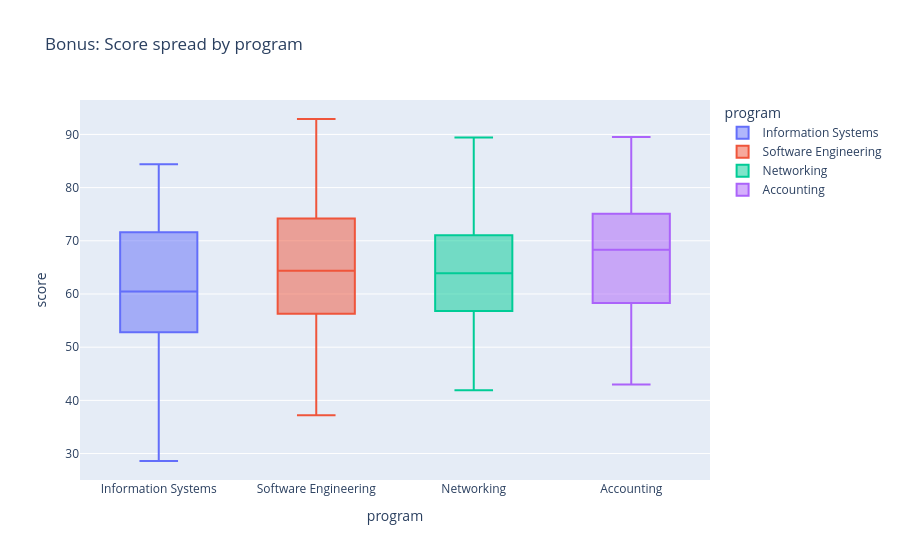

The cell this chart's notebook holds for it:
### Markdown cell above
## Bonus — One chart, four stories

### Code cell
fig_bonus = px.box(
    df, x="program", y="score", color="program",
    title="Bonus: Score spread by program"
)
fig_bonus.show()
program_spread = df.groupby("program")["score"].agg(["std", "min", "max", "count"]).sort_values("std")
print(program_spread)
most_consistent = program_spread.index[0]
widest_spread = program_spread.index[-1]
print(f"{most_consistent} has the smallest standard deviation and is the most consistent in this dataset.")
print(f"{widest_spread} has the largest standard deviation and the widest spread in this dataset.")
# Consistency and spread are judged by standard deviation; the box plot also shows medians and quartiles.

### Figure 1 — Plotly figure (JSON) as saved in the notebook; plotly's stock layout.template omitted (floating-point values rounded to 4 significant figures)
{"data": [{"alignmentgroup": "True", "hovertemplate": "program=%{x}<br>score=%{y}<extra></extra>", "legendgroup": "Information Systems", "marker": {"color": "#636efa"}, "name": "Information Systems", "notched": false, "offsetgroup": "Information Systems", "orientation": "v", "showlegend": true, "type": "box", "x": ["Information Systems", "Information Systems", "Information Systems", "Information Systems", "Information Systems", "Information Systems", "Information Systems", "Information Systems", "Information Systems", "Information Systems", "Information Systems", "Information Systems", "Information Systems", "Information Systems", "Information Systems", "Information Systems", "Information Systems", "Information Systems", "Information Systems", "Information Systems", "Information Systems", "Information Systems", "Information Systems", "Information Systems", "Information Systems", "Information Systems", "Information Systems", "Information Systems", "Information Systems", "Information Systems", "Information Systems", "Information Systems", "Information Systems", "Information Systems", "Information Systems", "Information Systems", "Information Systems", "Information Systems"], "x0": " ", "xaxis": "x", "y": [28.6, 42.3, 47.8, 60.9, 49.1, 59.0, 67.7, 74.4, 65.7, 78.9, 84.4, 59.9, 68.7, 78.6, 50.0, 44.6, 54.5, 60.0, 55.7, 61.2, 71.6, 77.2, 55.9, 61.5, 74.7, 76.8, 72.6, 81.4, 52.8, 48.5, 57.3, 67.2, 52.4, 51.5, 56.9, 63.6, 58.3, 68.2], "y0": " ", "yaxis": "y"}, {"alignmentgroup": "True", "hovertemplate": "program=%{x}<br>score=%{y}<extra></extra>", "legendgroup": "Software Engineering", "marker": {"color": "#EF553B"}, "name": "Software Engineering", "notched": false, "offsetgroup": "Software Engineering", "orientation": "v", "showlegend": true, "type": "box", "x": ["Software Engineering", "Software Engineering", "Software Engineering", "Software Engineering", "Software Engineering", "Software Engineering", "Software Engineering", "Software Engineering", "Software Engineering", "Software Engineering", "Software Engineering", "Software Engineering", "Software Engineering", "Software Engineering", "Software Engineering", "Software Engineering", "Software Engineering", "Software Engineering", "Software Engineering", "Software Engineering", "Software Engineering", "Software Engineering", "Software Engineering", "Software Engineering", "Software Engineering", "Software Engineering", "Software Engineering", "Software Engineering", "Software Engineering", "Software Engineering", "Software Engineering", "Software Engineering", "Software Engineering", "Software Engineering", "Software Engineering", "Software Engineering", "Software Engineering", "Software Engineering"], "x0": " ", "xaxis": "x", "y": [64.5, 74.4, 83.2, 62.0, 64.2, 77.9, 83.4, 45.1, 53.8, 63.8, 55.0, 60.5, 70.5, 62.2, 54.8, 60.3, 73.4, 64.8, 71.4, 80.2, 90.1, 47.4, 60.6, 66.0, 37.2, 50.8, 56.3, 66.2, 57.6, 67.4, 73.0, 82.9, 74.2, 84.1, 92.9, 37.7, 43.1, 56.3], "y0": " ", "yaxis": "y"}, {"alignmentgroup": "True", "hovertemplate": "program=%{x}<br>score=%{y}<extra></extra>", "legendgroup": "Networking", "marker": {"color": "#00cc96"}, "name": "Networking", "notched": false, "offsetgroup": "Networking", "orientation": "v", "showlegend": true, "type": "box", "x": ["Networking", "Networking", "Networking", "Networking", "Networking", "Networking", "Networking", "Networking", "Networking", "Networking", "Networking", "Networking", "Networking", "Networking", "Networking", "Networking", "Networking", "Networking", "Networking", "Networking", "Networking", "Networking", "Networking", "Networking", "Networking", "Networking", "Networking", "Networking", "Networking", "Networking", "Networking", "Networking", "Networking", "Networking", "Networking", "Networking", "Networking"], "x0": " ", "xaxis": "x", "y": [52.7, 62.6, 53.9, 63.9, 69.3, 48.1, 56.9, 59.2, 69.0, 63.6, 70.8, 76.2, 89.4, 80.8, 56.6, 65.3, 44.1, 46.4, 59.5, 65.1, 60.8, 66.3, 71.8, 70.8, 73.0, 82.9, 74.8, 70.5, 41.9, 55.6, 61.1, 53.6, 62.4, 72.3, 63.6, 69.1, 79.0], "y0": " ", "yaxis": "y"}, {"alignmentgroup": "True", "hovertemplate": "program=%{x}<br>score=%{y}<extra></extra>", "legendgroup": "Accounting", "marker": {"color": "#ab63fa"}, "name": "Accounting", "notched": false, "offsetgroup": "Accounting", "orientation": "v", "showlegend": true, "type": "box", "x": ["Accounting", "Accounting", "Accounting", "Accounting", "Accounting", "Accounting", "Accounting", "Accounting", "Accounting", "Accounting", "Accounting", "Accounting", "Accounting", "Accounting", "Accounting", "Accounting", "Accounting", "Accounting", "Accounting", "Accounting", "Accounting", "Accounting", "Accounting", "Accounting", "Accounting", "Accounting", "Accounting", "Accounting", "Accounting", "Accounting", "Accounting", "Accounting", "Accounting", "Accounting", "Accounting", "Accounting", "Accounting"], "x0": " ", "xaxis": "x", "y": [68.3, 67.4, 72.8, 75.0, 74.1, 79.6, 89.5, 64.2, 43.0, 48.5, 58.4, 49.8, 59.7, 68.4, 75.5, 66.9, 80.0, 82.3, 70.8, 69.8, 75.3, 51.2, 45.7, 55.6, 58.0, 71.1, 62.4, 69.1, 77.8, 56.6, 62.1, 67.7, 77.5, 72.1, 79.3, 53.9, 67.1], "y0": " ", "yaxis": "y"}], "layout": {"boxmode": "overlay", "legend": {"title": {"text": "program"}, "tracegroupgap": 0}, "title": {"text": "Bonus: Score spread by program"}, "xaxis": {"anchor": "y", "categoryarray": ["Information Systems", "Software Engineering", "Networking", "Accounting"], "categoryorder": "array", "domain": [0, 1], "title": {"text": "program"}}, "yaxis": {"anchor": "x", "domain": [0, 1], "title": {"text": "score"}}}}
